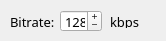
     <widget class="QWidget" name="AACTab">
      <property name="font">
       <font>
        <family>Proxima Nova Rg</family>
        <pointsize>10</pointsize>
       </font>
      </property>
      <property name="autoFillBackground">
       <bool>false</bool>
      </property>
      <property name="styleSheet">
       <string notr="true"/>
      </property>
      <attribute name="title">
       <string>AAC</string>
      </attribute>
      <widget class="QLabel" name="AACBitrateLabel">
       <property name="geometry">
        <rect>
         <x>10</x>
         <y>15</y>
         <width>47</width>
         <height>13</height>
        </rect>
       </property>
       <property name="font">
        <font>
         <family>Proxima Nova Rg</family>
         <pointsize>10</pointsize>
        </font>
       </property>
       <property name="text">
        <string>Bitrate:</string>
       </property>
      </widget>
      <widget class="QSpinBox" name="AACBitrateVar">
       <property name="geometry">
        <rect>
         <x>60</x>
         <y>10</y>
         <width>42</width>
         <height>22</height>
        </rect>
       </property>
       <property name="font">
        <font>
         <family>Proxima Nova Rg</family>
         <pointsize>10</pointsize>
        </font>
       </property>
       <property name="buttonSymbols">
        <enum>QAbstractSpinBox::PlusMinus</enum>
       </property>
       <property name="minimum">
        <number>32</number>
       </property>
       <property name="maximum">
        <number>512</number>
       </property>
       <property name="singleStep">
        <number>32</number>
       </property>
       <property name="value">
        <number>128</number>
       </property>
      </widget>
      <widget class="QLabel" name="AACBitrateUnit">
       <property name="geometry">
        <rect>
         <x>110</x>
         <y>15</y>
         <width>47</width>
         <height>13</height>
        </rect>
       </property>
       <property name="font">
        <font>
         <family>Proxima Nova Rg</family>
         <pointsize>10</pointsize>
        </font>
       </property>
       <property name="text">
        <string>kbps</string>
       </property>
      </widget>
     </widget>
